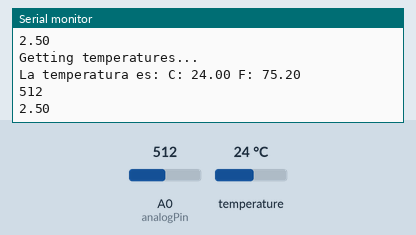
Simulated run of this sketch. Board: Arduino Uno, built with avr-gcc and run on an emulated ATmega328P. On the bench: the last lines printed to the serial monitor. The test bench sets the inputs (shaded band); at power-on: temperature 24 °C, A0 (analogPin) = 512.

Above: at 6.3 s.
6.4 s: temperature set to 12 °C
At 8.2 s:
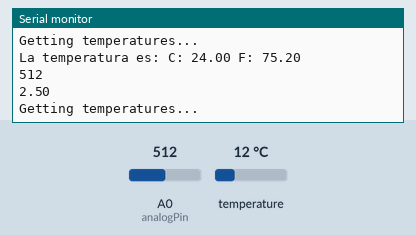
10.5 s: A0 (analogPin) set to 716
At 12.6 s:
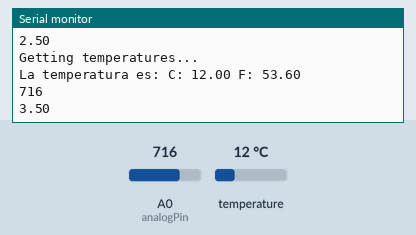
14.6 s: temperature set to 19 °C
At 18.0 s:
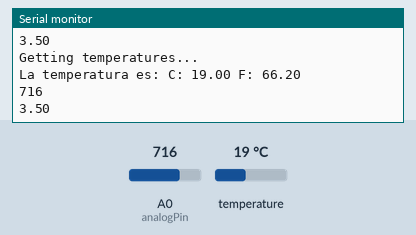
18.7 s: A0 (analogPin) set to 900
At 20.1 s:
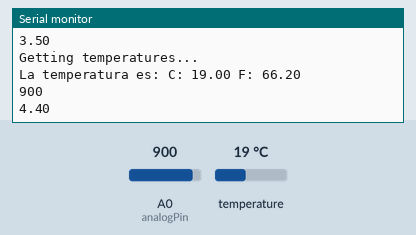
Timing chart, 0 to 21.7 s (numbered marks = the images above; inputs shaded):
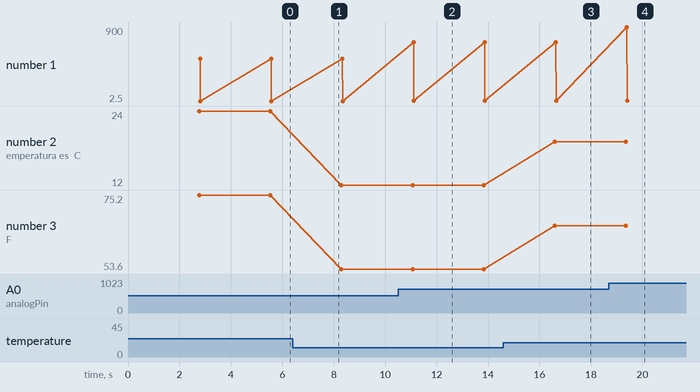

The sketch:

ds18b20.ino
```cpp
#include <OneWire.h>
#include <DallasTemperature.h>

// Data wire is plugged into pin 2 on the Arduino
#define ONE_WIRE_BUS 2

// Setup a oneWire instance to communicate with any OneWire devices
OneWire oneWire(ONE_WIRE_BUS);

// Pass our oneWire reference to Dallas Temperature.
DallasTemperature sensors(&oneWire);

// Assign the unique addresses of your 1-Wire temp sensors.
// See the tutorial on how to obtain these addresses:
// http://www.hacktronics.com/Tutorials/arduino-1-wire-address-finder.html

DeviceAddress tempSIPM = {0x28, 0xAF, 0x33, 0x84, 0x03, 0x00, 0x00, 0x9F};

//DeviceAddress outsideThermometer = { 0x28, 0x6B, 0xDF, 0xDF, 0x02, 0x00, 0x00, 0xC0 };
//DeviceAddress dogHouseThermometer = { 0x28, 0x59, 0xBE, 0xDF, 0x02, 0x00, 0x00, 0x9F };

int analogPin = A0;     // potentiometer wiper (middle terminal) connected to analog pin 3
                       // outside leads to ground and +5V
int val = 0;           // variable to store the value read


void setup(void)
{
  // start serial port
  Serial.begin(9600);
  // Start up the library
  sensors.begin();
  // set the resolution to 12 bit
  sensors.setResolution(tempSIPM, 12);

}

void printTemperature(DeviceAddress deviceAddress)
{
  float tempC = sensors.getTempC(deviceAddress);
  if (tempC == -127.00) {
    Serial.print("Error getting temperature");
  } else {
    Serial.print("C: ");
    Serial.print(tempC);
    Serial.print(" F: ");
    Serial.print(DallasTemperature::toFahrenheit(tempC));
  }
}

void loop(void)
{
  delay(2000);
  Serial.print("Getting temperatures...\n\r");
  sensors.requestTemperatures();

  Serial.print("La temperatura es: ");
  printTemperature(tempSIPM);
  Serial.print("\n\r");
  val = analogRead(analogPin);
  float voltage= val * (5.0 / 1023.0);     // ADC de 10 bits, maximo 5V
  Serial.println(val);
  Serial.print("\n\r");

  Serial.println(voltage);
  Serial.print("\n\r");

  //Serial.print("Outside temperature is: ");
  //printTemperature(outsideThermometer);
  //Serial.print("\n\r");
  //Serial.print("Dog House temperature is: ");
  //printTemperature(dogHouseThermometer);
  //Serial.print("\n\r\n\r");
}
```

Measured:
- after the input at 10.5 s, the serial monitor: prints a new line after 0.61 s (image 2)
- after the input at 14.6 s, the serial monitor: prints a new line after 2.0 s (image 3)
- after the input at 18.7 s, the serial monitor: prints a new line after 0.70 s (image 4)
- plotted number 1: 2.5 → 3.5 after the input at 10.5 s, 3.5 → 4.4 after the input at 18.7 s
- plotted number 2: 24 → 12 after the input at 6.4 s, 12 → 19 after the input at 14.6 s
- plotted number 3: 75.2 → 53.6 after the input at 6.4 s, 53.6 → 66.2 after the input at 14.6 s
